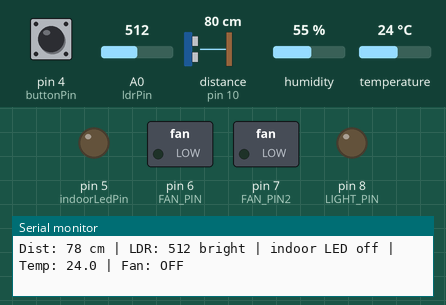
Recording of a sketch running on a simulated Arduino Uno, built with avr-gcc and run on an emulated ATmega328P. Shown: switched loads named in the sketch (green lamp = pin HIGH), output pins drawn as LEDs (lit = HIGH), the last lines printed to the serial monitor. Wiring (inferred from the names in the program): ultrasonic range finder: trigger pin 9; echo pin 10. The test bench sets the inputs (shaded band); at power-on: distance to the obstacle (sensor on pin 10) 80 cm, temperature 24 °C, A0 (ldrPin) = 512, pin 4 (buttonPin) HIGH, humidity 55 %. The echo pulse lasts 58.3 µs per cm; pins used as bus, display or sensor lines are not drawn.

Above: at 2.7 s.
2.8 s: distance to the obstacle (sensor on pin 10) set to 12 cm
4.3 s: distance to the obstacle (sensor on pin 10) set to 9 cm
At 5.1 s:
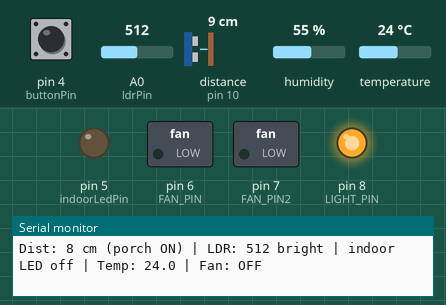
5.8 s: temperature set to 26 °C
8.7 s: temperature set to 29 °C
At 10.8 s:
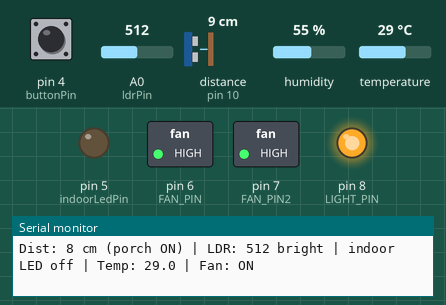
12.0 s: A0 (ldrPin) set to 458
13.5 s: A0 (ldrPin) set to 435
At 14.5 s:
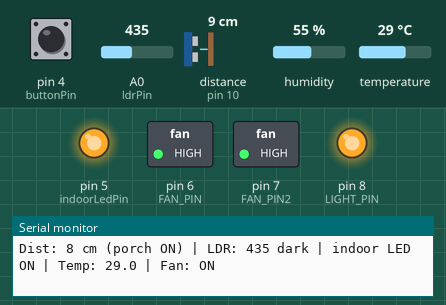
Timing chart, 0 to 16.0 s (numbered marks = the images above; inputs shaded):
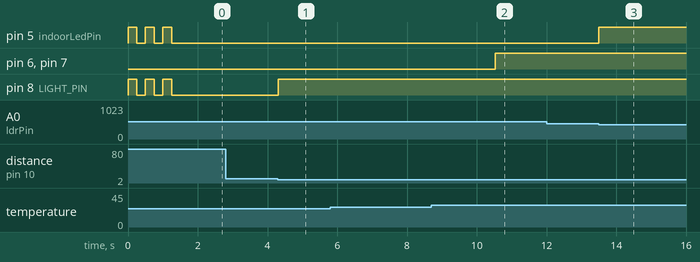

Measured:
- the behaviour switches between 11 and 10 cm on distance to the obstacle (sensor on pin 10) (found by bisection; images 0 and 1)
- the behaviour switches between 27 and 28 °C on temperature (found by bisection; images 1 and 2)
- the behaviour switches between 450 and 449 on A0 (ldrPin) (found by bisection; images 2 and 3)
- after the input at 4.3 s, pin 8 (LIGHT_PIN): LOW → HIGH at once
- after the input at 8.7 s, pin 6 (FAN_PIN), pin 7 (FAN_PIN2): LOW → HIGH after 1.8 s
- after the input at 13.5 s, pin 5 (indoorLedPin): LOW → HIGH at once

The sketch:

Arduino_B.ino
```cpp
/*
  Smart Home - ARDUINO B (I2C SLAVE, address 8)

  Systems on this board:
    2) Exterior lighting : ultrasonic sensor + porch LED
    4) Interior lighting : LDR + push button + indoor LED
    5) Climate           : DHT11 + 5V fan

  This board has NO LCD. Arduino A (the master) asks it for its readings
  over I2C every half second and shows them on the LCD.

  Pins (Arduino B):
    D2  -> DHT11 data
    D4  -> push button (other leg to GND)
    D5  -> indoor LED (+ through 220 ohm resistor)
    D6  -> fan control (to transistor / relay)
    D7  -> fan control 2 (only if you keep the two-pin wiring, see FAN_PIN2)
    D8  -> porch LED (+ through 220 ohm resistor)
    D9  -> ultrasonic TRIG
    D10 -> ultrasonic ECHO
    A0  -> LDR voltage divider
    A4  -> SDA  (to Arduino A A4 + LCD SDA)
    A5  -> SCL  (to Arduino A A5 + LCD SCL)
    GND -> common GND with Arduino A
*/

#include <Wire.h>
#include <DHT.h>

const byte SLAVE_ADDRESS = 8;

// ---------- Exterior lighting ----------
const int TRIG_PIN  = 9;
const int ECHO_PIN  = 10;
const int LIGHT_PIN = 8;

const int DETECTION_DISTANCE = 10;      // cm: porch LED turns on when something is closer than this
const unsigned long LIGHT_TIME = 2000;  // ms the LED stays on after the person moves away
                                        // (was 50 ms: shorter than the 100 ms between
                                        //  measurements, so the LED only flickered)

unsigned long lastDetectedTime = 0;
bool personDetected = false;
int distanceCm = 0;
unsigned long lastPing = 0;

// ---------- Interior lighting ----------
const int ldrPin = A0;
const int buttonPin = 4;
const int indoorLedPin = 5;

// LDR reading: high = bright, low = dark (LDR to 5V, 10k resistor to GND).
// Watch "LDR:" in the Serial Monitor in normal light and with the LDR covered,
// then set darkThreshold between the two values and brightThreshold a bit above it.
const int darkThreshold = 450;    // below this (dark)  -> LED on
const int brightThreshold = 550;  // above this (light) -> LED off

bool isDark = false;
bool indoorLedOn = false;
int lightLevel = 0;

// ---------- Climate ----------
#define DHTPIN 2
#define DHTTYPE DHT11
#define FAN_PIN 6
#define FAN_PIN2 7               // was D10 in your climate sketch (D10 is now ultrasonic ECHO)

const float MAX_TEMP = 27.0;            // Fan starts above this temperature (C)
const unsigned long INTERVAL = 1000;    // Update every 1 second

DHT dht(DHTPIN, DHTTYPE);
unsigned long lastUpdate = 0;
float temperature = 0;
bool dhtOk = false;
bool fanOn = false;

// ---------- Data packet sent to Arduino A ----------
// byte 0-1 : distance in cm
// byte 2   : flags (bit0 motion, bit1 indoor LED, bit2 fan, bit3 DHT ok)
// byte 3-4 : LDR reading (0-1023)
// byte 5-6 : temperature x10 (e.g. 275 = 27.5 C)
// byte 7-8 : set temperature (MAX_TEMP) x10
const byte PACKET_SIZE = 9;
volatile byte packet[PACKET_SIZE];

void setFan(bool on) {
  // both pins must change together so they never fight each other
  digitalWrite(FAN_PIN, on ? HIGH : LOW);
  digitalWrite(FAN_PIN2, on ? HIGH : LOW);
}

// Runs automatically whenever Arduino A asks for data
void onRequest() {
  Wire.write((const byte *)packet, PACKET_SIZE);
}

void updatePacket() {
  int t10 = (int)(temperature * 10);
  int set10 = (int)(MAX_TEMP * 10);
  byte flags = (personDetected ? 1 : 0) | (indoorLedOn ? 2 : 0) |
               (fanOn ? 4 : 0) | (dhtOk ? 8 : 0);

  noInterrupts();   // don't let onRequest() send a half-updated packet
  packet[0] = highByte(distanceCm);
  packet[1] = lowByte(distanceCm);
  packet[2] = flags;
  packet[3] = highByte(lightLevel);
  packet[4] = lowByte(lightLevel);
  packet[5] = highByte(t10);
  packet[6] = lowByte(t10);
  packet[7] = highByte(set10);
  packet[8] = lowByte(set10);
  interrupts();
}

void handleExteriorLight() {
  if (millis() - lastPing < 100) return;   // replaces delay(100)
  lastPing = millis();

  // Send ultrasonic pulse
  digitalWrite(TRIG_PIN, LOW);
  delayMicroseconds(2);
  digitalWrite(TRIG_PIN, HIGH);
  delayMicroseconds(10);
  digitalWrite(TRIG_PIN, LOW);

  // Read echo (30 ms timeout so the loop never blocks for a full second)
  long duration = pulseIn(ECHO_PIN, HIGH, 30000);
  float distance = duration * 0.034 / 2;
  distanceCm = (int)distance;

  // Someone is close (0 = no echo / out of range, so it is ignored)
  if (distance > 0 && distance <= DETECTION_DISTANCE) {
    lastDetectedTime = millis();
    digitalWrite(LIGHT_PIN, HIGH);
    personDetected = true;
  }

  // No one detected
  if (personDetected && millis() - lastDetectedTime >= LIGHT_TIME) {
    personDetected = false;
    digitalWrite(LIGHT_PIN, LOW);
  }
}

void handleInteriorLight() {
  lightLevel = analogRead(ldrPin);
  int buttonState = digitalRead(buttonPin);   // LOW = pressed

  if (lightLevel < darkThreshold) {
    isDark = true;
  } else if (lightLevel > brightThreshold) {
    isDark = false;
  }

  // LED on if dark or button pressed
  indoorLedOn = isDark || buttonState == LOW;
  digitalWrite(indoorLedPin, indoorLedOn ? HIGH : LOW);
}

void handleClimate() {
  if (millis() - lastUpdate < INTERVAL) return;
  lastUpdate = millis();

  float temp = dht.readTemperature();
  if (isnan(temp)) {
    dhtOk = false;
    fanOn = false;
    setFan(false);
    return;
  }

  dhtOk = true;
  temperature = temp;
  fanOn = (temp > MAX_TEMP);
  setFan(fanOn);
}

void setup() {
  pinMode(TRIG_PIN, OUTPUT);
  pinMode(ECHO_PIN, INPUT);
  pinMode(LIGHT_PIN, OUTPUT);
  digitalWrite(LIGHT_PIN, LOW);

  pinMode(ldrPin, INPUT);
  pinMode(buttonPin, INPUT_PULLUP);
  pinMode(indoorLedPin, OUTPUT);

  // Self-test: both LEDs blink 3 times at power-up.
  // If an LED does NOT blink, the problem is its wiring (LED, resistor, trace), not the code or the sensor.
  for (byte i = 0; i < 3; i++) {
    digitalWrite(LIGHT_PIN, HIGH); digitalWrite(indoorLedPin, HIGH); delay(250);
    digitalWrite(LIGHT_PIN, LOW);  digitalWrite(indoorLedPin, LOW);  delay(250);
  }

  pinMode(FAN_PIN, OUTPUT);
  pinMode(FAN_PIN2, OUTPUT);
  setFan(false);
  dht.begin();

  Serial.begin(9600);

  updatePacket();
  Wire.begin(SLAVE_ADDRESS);   // join the I2C bus as a slave
  Wire.onRequest(onRequest);
}

void loop() {
  handleExteriorLight();
  handleInteriorLight();
  handleClimate();
  updatePacket();

  static unsigned long lastPrint = 0;
  if (millis() - lastPrint >= 1000) {   // for the Serial Monitor
    lastPrint = millis();
    Serial.print("Dist: ");   Serial.print(distanceCm);
    Serial.print(" cm"); Serial.print(personDetected ? " (porch ON)" : "");
    Serial.print(" | LDR: "); Serial.print(lightLevel);
    Serial.print(isDark ? " dark" : " bright");
    Serial.print(digitalRead(buttonPin) == LOW ? " | button PRESSED" : "");
    Serial.print(" | indoor LED "); Serial.print(indoorLedOn ? "ON" : "off");
    Serial.print(" | Temp: ");
    if (dhtOk) Serial.print(temperature, 1); else Serial.print("ERR");
    Serial.print(" | Fan: ");  Serial.println(fanOn ? "ON" : "OFF");
  }
}
```

ClimateSystem.cpp
```cpp
#include "ClimateSystem.h"

void handleClimate()
{
}
```

ClimateSystem.h
```cpp
#ifndef CLIMATESYSTEM_H
#define CLIMATESYSTEM_H

void handleClimate();

#endif
```

ExteriorLighting.cpp
```cpp
#include "ExteriorLighting.h"

void handleExteriorLight()
{
}
```

ExteriorLighting.h
```cpp
#ifndef EXTERIORLIGHTING_H
#define EXTERIORLIGHTING_H

void handleExteriorLight();

#endif
```

I2CCommunication.cpp
```cpp
#include "I2CCommunication.h"

void updatePacket()
{
}

void onRequest()
{
}
```

I2CCommunication.h
```cpp
#ifndef I2CCOMMUNICATION_H
#define I2CCOMMUNICATION_H

void updatePacket();
void onRequest();

#endif
```

InteriorLighting.cpp
```cpp
#include "InteriorLighting.h"

void handleInteriorLight()
{
}
```

InteriorLighting.h
```cpp
#ifndef INTERIORLIGHTING_H
#define INTERIORLIGHTING_H

void handleInteriorLight();

#endif
```
